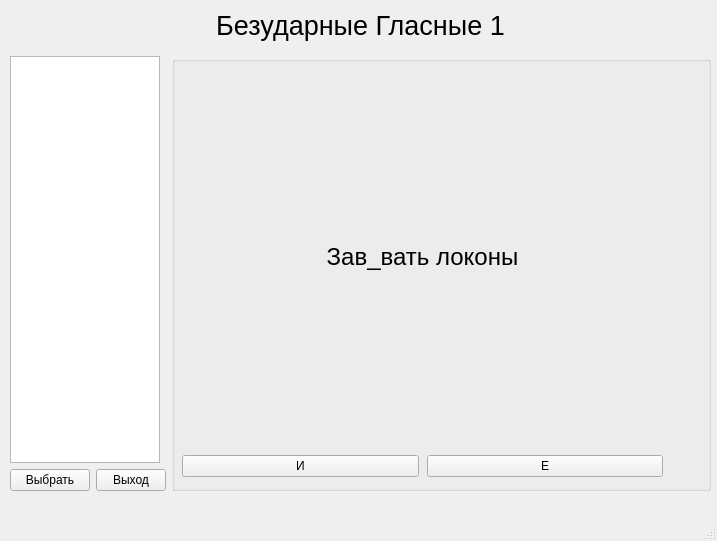
<?xml version="1.0" encoding="UTF-8"?>
<ui version="4.0">
 <class>MainWindow</class>
 <widget class="QMainWindow" name="MainWindow">
  <property name="geometry">
   <rect>
    <x>0</x>
    <y>0</y>
    <width>717</width>
    <height>541</height>
   </rect>
  </property>
  <property name="windowTitle">
   <string>MainWindow</string>
  </property>
  <widget class="QWidget" name="centralwidget">
   <widget class="QWidget" name="verticalLayoutWidget">
    <property name="geometry">
     <rect>
      <x>10</x>
      <y>0</y>
      <width>701</width>
      <height>491</height>
     </rect>
    </property>
    <layout class="QVBoxLayout" name="verticalLayout" stretch="0,0">
     <property name="sizeConstraint">
      <enum>QLayout::SetNoConstraint</enum>
     </property>
     <item>
      <widget class="QLabel" name="excerciseTitle">
       <property name="minimumSize">
        <size>
         <width>0</width>
         <height>50</height>
        </size>
       </property>
       <property name="maximumSize">
        <size>
         <width>16777215</width>
         <height>50</height>
        </size>
       </property>
       <property name="font">
        <font>
         <pointsize>20</pointsize>
        </font>
       </property>
       <property name="text">
        <string>Безударные Гласные 1</string>
       </property>
       <property name="alignment">
        <set>Qt::AlignCenter</set>
       </property>
      </widget>
     </item>
     <item>
      <layout class="QHBoxLayout" name="horizontalLayout_2">
       <item>
        <layout class="QVBoxLayout" name="verticalLayout_2">
         <property name="sizeConstraint">
          <enum>QLayout::SetMinimumSize</enum>
         </property>
         <item>
          <widget class="QListWidget" name="testFilesListWidget">
           <property name="maximumSize">
            <size>
             <width>150</width>
             <height>16777215</height>
            </size>
           </property>
          </widget>
         </item>
         <item>
          <layout class="QHBoxLayout" name="horizontalLayout_3">
           <item>
            <widget class="QPushButton" name="selectButton">
             <property name="maximumSize">
              <size>
               <width>80</width>
               <height>16777215</height>
              </size>
             </property>
             <property name="text">
              <string>Выбрать</string>
             </property>
            </widget>
           </item>
           <item>
            <widget class="QPushButton" name="exitButton">
             <property name="maximumSize">
              <size>
               <width>70</width>
               <height>16777215</height>
              </size>
             </property>
             <property name="text">
              <string>Выход</string>
             </property>
            </widget>
           </item>
          </layout>
         </item>
        </layout>
       </item>
       <item>
        <widget class="QGroupBox" name="groupBox">
         <property name="minimumSize">
          <size>
           <width>500</width>
           <height>0</height>
          </size>
         </property>
         <property name="title">
          <string/>
         </property>
         <widget class="QWidget" name="verticalLayoutWidget_3">
          <property name="geometry">
           <rect>
            <x>10</x>
            <y>10</y>
            <width>481</width>
            <height>411</height>
           </rect>
          </property>
          <layout class="QVBoxLayout" name="verticalLayout_4" stretch="0,0">
           <property name="spacing">
            <number>8</number>
           </property>
           <item>
            <widget class="QLabel" name="label">
             <property name="font">
              <font>
               <pointsize>18</pointsize>
              </font>
             </property>
             <property name="text">
              <string>Зав_вать локоны</string>
             </property>
             <property name="alignment">
              <set>Qt::AlignCenter</set>
             </property>
            </widget>
           </item>
           <item>
            <layout class="QHBoxLayout" name="horizontalLayout_4">
             <item>
              <widget class="QPushButton" name="answerButtonOne">
               <property name="text">
                <string>И</string>
               </property>
              </widget>
             </item>
             <item>
              <widget class="QPushButton" name="answerButtonTwo">
               <property name="text">
                <string>Е</string>
               </property>
              </widget>
             </item>
            </layout>
           </item>
          </layout>
         </widget>
        </widget>
       </item>
      </layout>
     </item>
    </layout>
   </widget>
   <zorder>verticalLayoutWidget</zorder>
   <zorder>label</zorder>
  </widget>
  <widget class="QMenuBar" name="menubar">
   <property name="geometry">
    <rect>
     <x>0</x>
     <y>0</y>
     <width>717</width>
     <height>22</height>
    </rect>
   </property>
  </widget>
  <widget class="QStatusBar" name="statusbar"/>
 </widget>
 <resources/>
 <connections/>
</ui>
